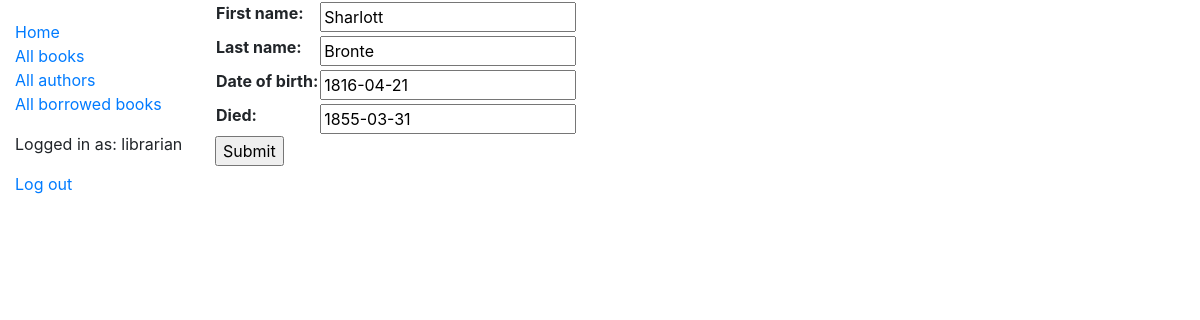
Before: /catalog/author/4/update (signed in) with the older database file.
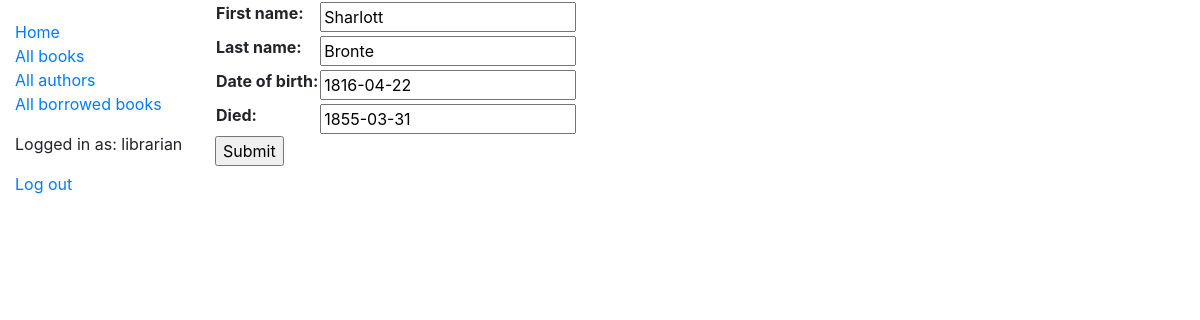
After: the same page with the newer database file.
### catalog/models.py (models this page shows, shortened)
class Author(models.Model):
    first_name = models.CharField(max_length=100)
    last_name = models.CharField(max_length=100)
    date_of_birth = models.DateField(blank=True, null=True)
    date_of_death = models.DateField('Died', blank=True, null=True)
    class Meta:
        ordering=['last_name','first_name']
        permissions = (
            ("can_edit_authors", "Create, update, delete"),
        )

### catalog/views.py (the view)
# urls.py: path('author/<int:pk>/update', views.AuthorUpdate.as_view(), name='author_update'),
class AuthorUpdate(PermissionRequiredMixin, UpdateView):
    permission_required = 'catalog.can_edit_authors'
    model = Author
    fields = ['first_name', 'last_name', 'date_of_birth', 'date_of_death']

### catalog/templates/catalog/author_form.html (shortened to what this page needs)
{% extends "base_generic.html" %}
{% block content %}
  <form action="" method="post">
    <table>
    {{ form.as_table }}
    </table>
    <input type="submit" value="Submit">
  </form>
{% endblock %}

Changed rows visible on the page:
changed Author "Sharlott": date_of_birth "1816-04-21" → "1816-04-22"
